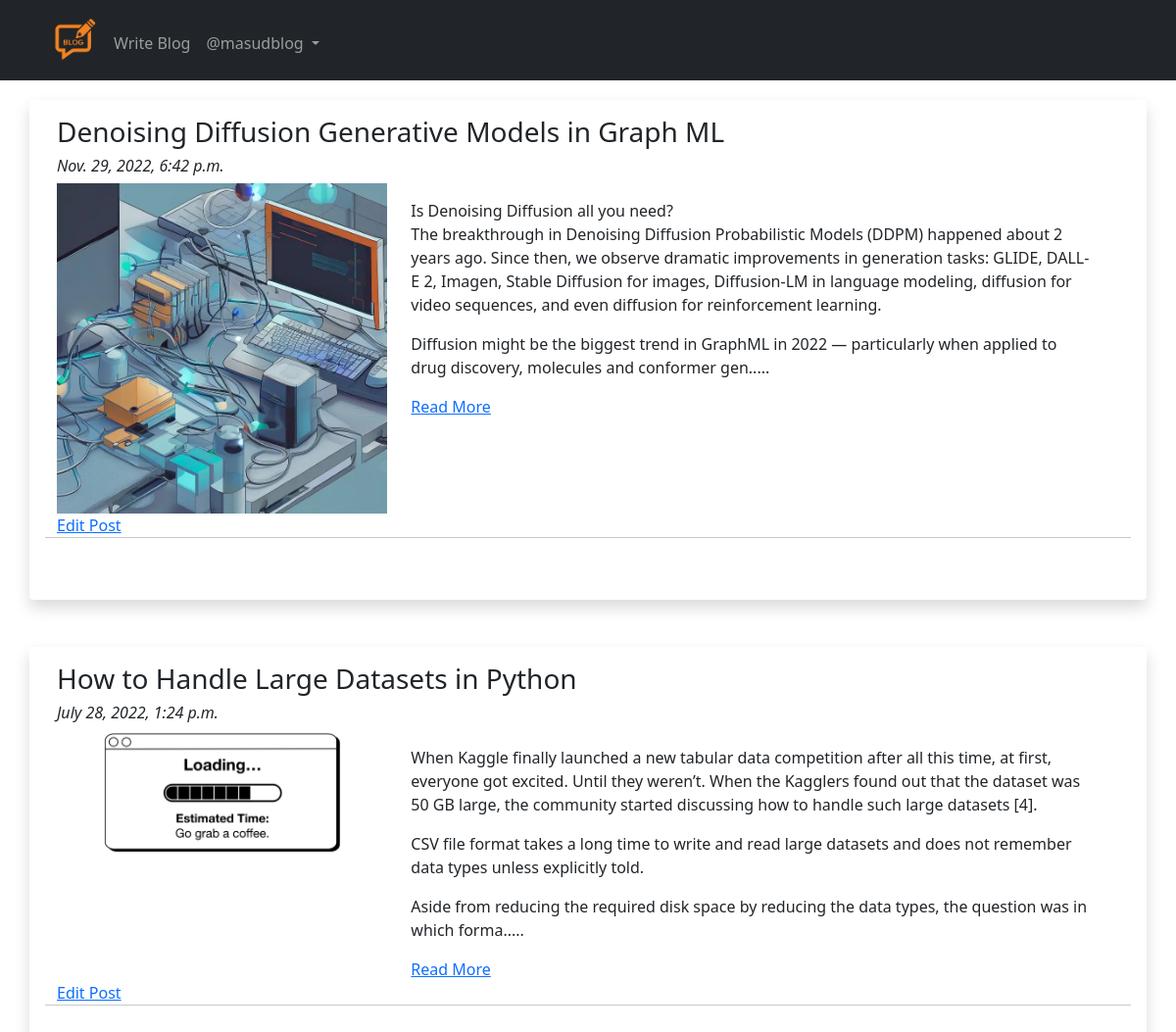
/blog/my-blogs (signed in), run on the app's committed database.
### App_Blog/models.py (models this page shows, shortened)
class Blog(models.Model):
    author = models.ForeignKey(User, on_delete=models.CASCADE, related_name='post_author')
    blog_title = models.CharField(max_length=264, verbose_name='Put a Title')
    slug = models.SlugField(max_length=264, unique=True)
    blog_content = models.TextField(verbose_name='What is on your mind?')
    blog_image = models.ImageField(upload_to='blog_images', verbose_name='Image')
    publish_date = models.DateTimeField(auto_now_add=True)
    update_date = models.DateTimeField(auto_now=True)
    class Meta:
        ordering = ['-publish_date',]

### App_Blog/views.py (the view)
# urls.py: path('my-blogs', views.MyBlogs.as_view(), name='my_blogs'),
class MyBlogs(LoginRequiredMixin,TemplateView):
    template_name = 'App_Blog/my_blogs.html'

### App_Blog/templatetags/custom_filters.py (called while the page is built)
def range_filter(value):
    return value[0:500] + "....."

### templates/App_Blog/my_blogs.html (shortened to what this page needs)
{% extends 'base.html' %}
{% load custom_filters %}
{% block body_block %}
{% for blog in user.post_author.all %}
    <div class="row shadow p-3 mb-5 rounded">
        <h3>{{blog.blog_title}}</h3>
        <h6><i>{{blog.publish_date}}</i></h6>
        <div class="row">
            <div class="col-sm-4">
                <img src="/media/{{blog.blog_image}}" width="100%">
            </div>
            <div class="col-sm-8">
                <p>{{blog.blog_content|range_filter|linebreaks}}</p>
                <a href="{% url 'App_Blog:blog_details' slug=blog.slug %}">Read More</a>
            </div>
        </div><br>
        <a href="{% url 'App_Blog:edit_blog' pk=blog.pk %}">Edit Post</a><hr>
        <br><br>
    </div>
    {% endfor %}
{% endblock body_block %}

### templates/base.html (shortened to what this page needs)
<!DOCTYPE html>
<html lang="en">
<head>
    <link href="https://cdn.jsdelivr.net/npm/bootstrap@5.1.3/dist/css/bootstrap.min.css" rel="stylesheet">
    <link rel="stylesheet" href="https://cdnjs.cloudflare.com/ajax/libs/font-awesome/6.1.1/css/all.min.css" />
</head>
<body>
    <nav class="navbar navbar-expand-sm navbar-dark bg-dark sticky-top">
        <div class="container">
            <div class='collapse navbar-collapse' id='navbarNav'>
                <ul class='navbar-nav ml-auto'>
                    <li class='nav-item active'>
                        <a class='nav-link' href="{% url 'index' %}"><img src="/media/logo.png" width="50px"></a>
                    </li>
                    {% if request.user.is_authenticated %}
                    {% if request.user.is_authenticated %}
                    <li class='nav-item active mt-3'>
                        <a class='nav-link' href="{% url 'App_Blog:create_blog' %}">Write Blog</a>
                    </li>
                    {% endif %}
                    <li class="nav-item dropdown">
                        <a class="nav-link dropdown-toggle mt-3" href="#" id="navbarDropdown" role="button" data-bs-toggle="dropdown" aria-expanded="false">
                          @{{user.username}}
                        </a>
                      </li>
                    {% endif %}
                </ul>
            </div>
        </div>
    </nav>
<div class="container" style="padding-top:20px">
    {% block body_block %}
    {% endblock body_block %}
</div>
</body>
</html>

### data on the page
Blog: blog_title "Denoising Diffusion Generative Models in Graph ML", publish_date "Nov. 29, 2022, 6:42 p.m.", blog_image (picture), blog_content|range_filter "Is Denoising Diffusion all you need? The breakthrough in Denoising Diffusion Probabilistic Models (DDPM) happened about 2 years ago. Since then, we observe dramatic improvements in generation tasks: GLIDE, DALL-E 2, Imagen, Stable Diffusion for images, Diffusion-LM in language modeling, diffusion for video sequences, and even diffusion for reinforcement learning. Diffusion might be the biggest trend in GraphML in 2022 — particularly when applied to drug discovery, molecules and conformer gen....."
Blog: blog_title "How to Handle Large Datasets in Python", publish_date "July 28, 2022, 1:24 p.m.", blog_image (picture), blog_content|range_filter "When Kaggle finally launched a new tabular data competition after all this time, at first, everyone got excited. Until they weren’t. When the Kagglers found out that the dataset was 50 GB large, the community started discussing how to handle such large datasets [4]. CSV file format takes a long time to write and read large datasets and does not remember data types unless explicitly told. Aside from reducing the required disk space by reducing the data types, the question was in which forma....."

### other printed values
{{ user.username }} "masudblog"
